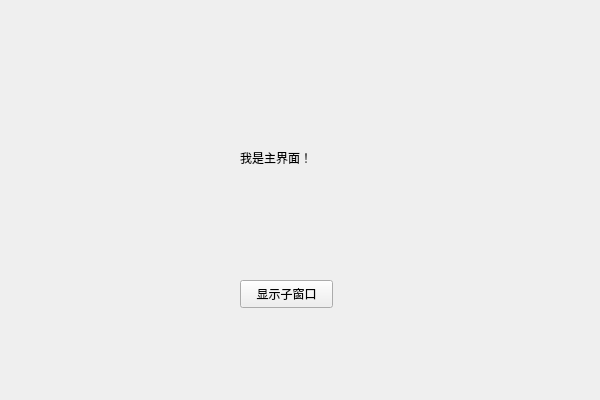
<?xml version="1.0" encoding="UTF-8"?>
<ui version="4.0">
 <class>MyWidgetClass</class>
 <widget class="QWidget" name="MyWidgetClass">
  <property name="geometry">
   <rect>
    <x>0</x>
    <y>0</y>
    <width>600</width>
    <height>400</height>
   </rect>
  </property>
  <property name="windowTitle">
   <string>MyWidget</string>
  </property>
  <widget class="QLabel" name="label">
   <property name="geometry">
    <rect>
     <x>240</x>
     <y>150</y>
     <width>91</width>
     <height>16</height>
    </rect>
   </property>
   <property name="text">
    <string>我是主界面！</string>
   </property>
  </widget>
  <widget class="QPushButton" name="showChildButton">
   <property name="geometry">
    <rect>
     <x>240</x>
     <y>280</y>
     <width>93</width>
     <height>28</height>
    </rect>
   </property>
   <property name="text">
    <string>显示子窗口</string>
   </property>
  </widget>
 </widget>
 <layoutdefault spacing="6" margin="11"/>
 <resources>
  <include location="MyWidget.qrc"/>
 </resources>
 <connections/>
</ui>
